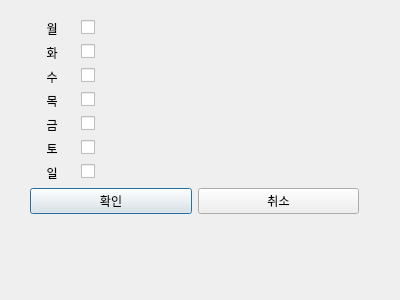
<?xml version="1.0" encoding="UTF-8"?>
<ui version="4.0">
 <class>Dialog</class>
 <widget class="QDialog" name="Dialog">
  <property name="geometry">
   <rect>
    <x>0</x>
    <y>0</y>
    <width>400</width>
    <height>300</height>
   </rect>
  </property>
  <property name="windowTitle">
   <string>Dialog</string>
  </property>
  <widget class="QWidget" name="verticalLayoutWidget">
   <property name="geometry">
    <rect>
     <x>30</x>
     <y>20</y>
     <width>329</width>
     <height>252</height>
    </rect>
   </property>
   <layout class="QVBoxLayout" name="verticalLayout">
    <item>
     <layout class="QFormLayout" name="formLayout">
      <item row="0" column="0">
       <widget class="QLabel" name="label">
        <property name="text">
         <string>     월     </string>
        </property>
       </widget>
      </item>
      <item row="1" column="0">
       <widget class="QLabel" name="label_2">
        <property name="text">
         <string>     화     </string>
        </property>
       </widget>
      </item>
      <item row="2" column="0">
       <widget class="QLabel" name="label_3">
        <property name="text">
         <string>     수     </string>
        </property>
       </widget>
      </item>
      <item row="3" column="0">
       <widget class="QLabel" name="label_5">
        <property name="text">
         <string>     목     </string>
        </property>
       </widget>
      </item>
      <item row="4" column="0">
       <widget class="QLabel" name="label_4">
        <property name="text">
         <string>     금     </string>
        </property>
       </widget>
      </item>
      <item row="5" column="0">
       <widget class="QLabel" name="label_6">
        <property name="text">
         <string>     토     </string>
        </property>
       </widget>
      </item>
      <item row="6" column="0">
       <widget class="QLabel" name="label_7">
        <property name="text">
         <string>     일     </string>
        </property>
       </widget>
      </item>
      <item row="0" column="1">
       <widget class="QCheckBox" name="checkBox_mon">
        <property name="text">
         <string/>
        </property>
       </widget>
      </item>
      <item row="6" column="1">
       <widget class="QCheckBox" name="checkBox_sun">
        <property name="text">
         <string/>
        </property>
       </widget>
      </item>
      <item row="5" column="1">
       <widget class="QCheckBox" name="checkBox_sat">
        <property name="text">
         <string/>
        </property>
       </widget>
      </item>
      <item row="3" column="1">
       <widget class="QCheckBox" name="checkBox_thur">
        <property name="text">
         <string/>
        </property>
       </widget>
      </item>
      <item row="2" column="1">
       <widget class="QCheckBox" name="checkBox_wed">
        <property name="text">
         <string/>
        </property>
       </widget>
      </item>
      <item row="1" column="1">
       <widget class="QCheckBox" name="checkBox_tues">
        <property name="text">
         <string/>
        </property>
       </widget>
      </item>
      <item row="4" column="1">
       <widget class="QCheckBox" name="checkBox_fri">
        <property name="text">
         <string/>
        </property>
       </widget>
      </item>
     </layout>
    </item>
    <item>
     <layout class="QHBoxLayout" name="horizontalLayout">
      <item>
       <widget class="QPushButton" name="okButton">
        <property name="text">
         <string>확인</string>
        </property>
       </widget>
      </item>
      <item>
       <widget class="QPushButton" name="cancelButton">
        <property name="text">
         <string>취소</string>
        </property>
       </widget>
      </item>
     </layout>
    </item>
    <item>
     <spacer name="verticalSpacer">
      <property name="orientation">
       <enum>Qt::Vertical</enum>
      </property>
      <property name="sizeHint" stdset="0">
       <size>
        <width>20</width>
        <height>40</height>
       </size>
      </property>
     </spacer>
    </item>
   </layout>
  </widget>
 </widget>
 <resources/>
 <connections/>
</ui>
